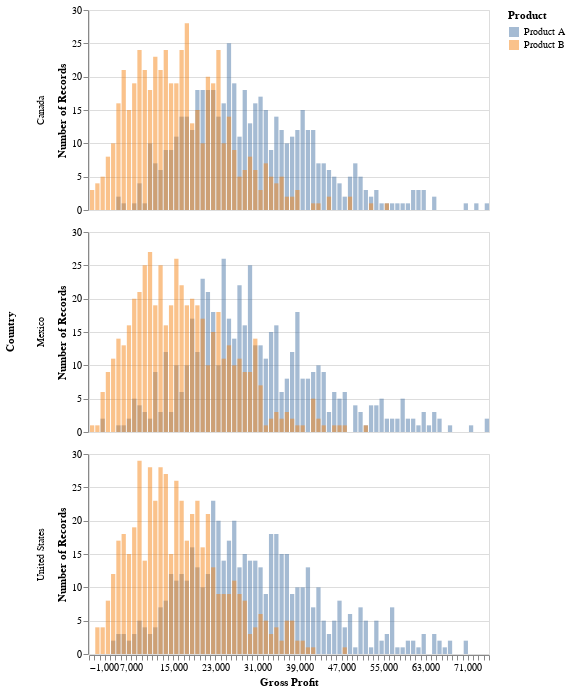

This figure's notebook cell:
### Code cell
import altair as alt
# Altair visualization
chart = alt.Chart(joined_data).mark_bar(opacity=0.5).encode(
    alt.X('Gross_Profit:Q', bin=alt.Bin(maxbins=100), title='Gross Profit'),
    alt.Y('count()', stack=None, title='Number of Records'),
    color='Product:N',
    row='Country:N'
).properties(
    height=200,  # Adjust the height of each row
    width=400    # Adjust the width of the chart
)

chart

### Figure 1 — Vega-Lite specification as saved in the notebook (floating-point values rounded to 4 significant figures; data arrays with more than 128 entries replaced by an {"elided": "..."} marker saying what was removed)
{"config": {"view": {"continuousWidth": 300, "continuousHeight": 300}}, "data": {"name": "data-3387038e8b9615fdc60613f0d7aade47"}, "mark": {"type": "bar", "opacity": 0.5}, "encoding": {"color": {"field": "Product", "type": "nominal"}, "row": {"field": "Country", "type": "nominal"}, "x": {"bin": {"maxbins": 100}, "field": "Gross_Profit", "title": "Gross Profit", "type": "quantitative"}, "y": {"aggregate": "count", "stack": null, "title": "Number of Records", "type": "quantitative"}}, "height": 200, "width": 400, "$schema": "https://vega.github.io/schema/vega-lite/v5.16.3.json", "datasets": {"data-3387038e8b9615fdc60613f0d7aade47": {"elided": "3120 records"}}}
